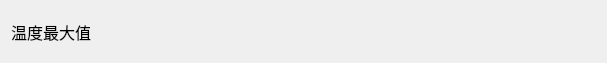
<?xml version="1.0" encoding="UTF-8"?>
<ui version="4.0">
 <class>MpduRtuTest_EnvItemWid</class>
 <widget class="QWidget" name="MpduRtuTest_EnvItemWid">
  <property name="geometry">
   <rect>
    <x>0</x>
    <y>0</y>
    <width>607</width>
    <height>63</height>
   </rect>
  </property>
  <property name="windowTitle">
   <string>Form</string>
  </property>
  <layout class="QGridLayout" name="gridLayout">
   <item row="0" column="0">
    <layout class="QHBoxLayout" name="horizontalLayout">
     <item>
      <widget class="QLabel" name="label">
       <property name="minimumSize">
        <size>
         <width>120</width>
         <height>0</height>
        </size>
       </property>
       <property name="maximumSize">
        <size>
         <width>120</width>
         <height>16777215</height>
        </size>
       </property>
       <property name="font">
        <font>
         <family>微软雅黑</family>
         <pointsize>12</pointsize>
        </font>
       </property>
       <property name="text">
        <string>温度最大值</string>
       </property>
      </widget>
     </item>
     <item>
      <widget class="QWidget" name="widget_1" native="true"/>
     </item>
     <item>
      <widget class="QWidget" name="widget_2" native="true"/>
     </item>
    </layout>
   </item>
  </layout>
 </widget>
 <resources/>
 <connections/>
</ui>
